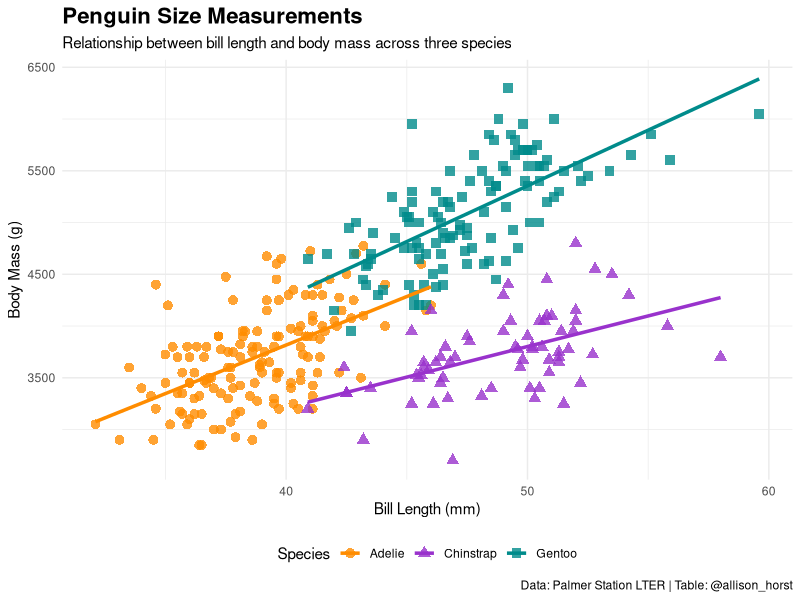

Source code (R):
## ---- chunk 1
suppressPackageStartupMessages(library(tidyverse))
library(palmerpenguins)
## ---- chunk 2
penguins
## ---- chunk 3
# Install packages if you haven't already
# install.packages("ggplot2")
# install.packages("palmerpenguins")

library(ggplot2)
library(palmerpenguins)

# Clean the data (removing NAs for a cleaner plot)
penguins_clean <- na.omit(penguins)

# Create the visualization
ggplot(data = penguins_clean, 
       aes(x = bill_length_mm, 
           y = body_mass_g, 
           color = species, 
           shape = species)) +
  # Add points with transparency to handle overlap
  geom_point(size = 3, alpha = 0.8) +
  # Add smooth trend lines for each species
  geom_smooth(method = "lm", se = FALSE, size = 1.2) +
  # Use a clean, modern theme
  theme_minimal() +
  # Custom colors for a "beautiful" look
  scale_color_manual(values = c("Adelie" = "#FF8C00", 
                                "Chinstrap" = "#9932CC", 
                                "Gentoo" = "#008B8B")) +
  # Labels and Titles
  labs(
    title = "Penguin Size Measurements",
    subtitle = "Relationship between bill length and body mass across three species",
    x = "Bill Length (mm)",
    y = "Body Mass (g)",
    color = "Species",
    shape = "Species",
    caption = "Data: Palmer Station LTER | Table: @allison_horst"
  ) +
  # Refine text and legend position
  theme(
    plot.title = element_text(face = "bold", size = 16),
    legend.position = "bottom"
  )
